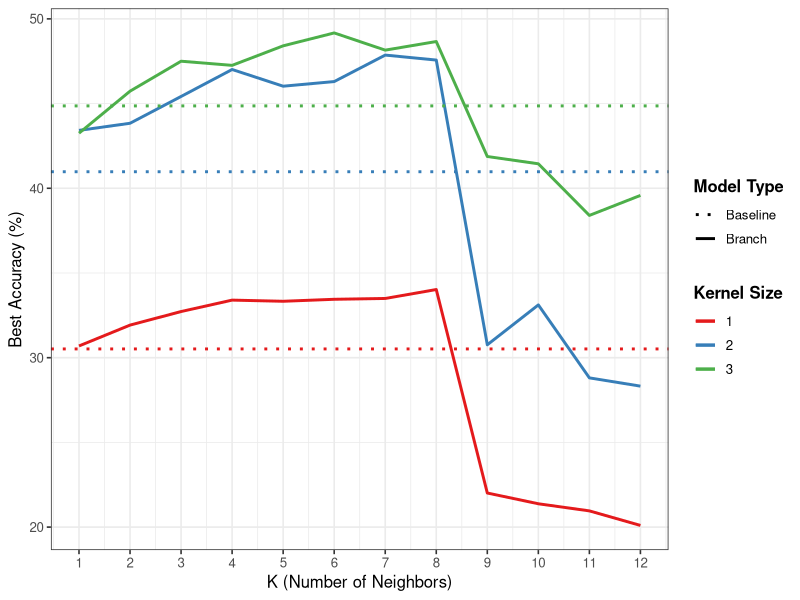

This chart was generated by the following R code:
library(tidyverse)
# The stringr package (part of tidyverse) is used for str_detect()
library(stringr)

# --- Data Reading ---
# Set your working directory and read the data using the robust read_csv()
setwd("/Users/mingikang/Developer/Convolutional-Nearest-Neighbor/Final_Output/K_test1_cos")
df <- read_csv("csv/VGG11-CIFAR100_k_test.csv")

branch_df = df %>% 
  filter(Model == "Branch")

baseline_df = df %>% 
  filter(Model == "Baseline")


# --- Step 1: Create the Plot (No processing needed!) ---
# We map the new columns directly.
k_plot <- ggplot(branch_df, aes(x = K, 
                             y = BestAcc,                # Use 'BestAcc' (or 'Last5AvgAcc') for the y-axis
                             color = factor(KS),         # Use factor(KS) for discrete colors
                             linetype = Model              # Use 'Model' for linetype
)) +
  geom_line(linewidth = 1) + # Draw the lines
  geom_hline(
    data = baseline_df, 
    aes(yintercept = BestAcc, 
        color = factor(KS), 
        linetype = Model), 
    linewidth = 1.0
  ) + 
  
  # --- Customize Scales and Legends ---
  scale_color_brewer(
    palette = "Set1",
    name = "Kernel Size" # Sets the title for the color legend
  ) +
  scale_linetype_manual(
    name = "Model Type", # Sets the title for the linetype legend
    # IMPORTANT: Update these values to match the strings in your 'Model' column
    values = c("Baseline" = "dotted", "Branch" = "solid") 
  ) +
  
  # --- Customize Axes and Labels ---
  scale_x_continuous(breaks = 1:12) + # Ensure integer ticks for K
  
  # (Optional) Adjust Y-axis breaks based on your new data's range
  # scale_y_continuous(breaks = seq(50, 60, by = 2)) + 
  
  labs(
    x = "K (Number of Neighbors)",
    y = "Best Accuracy (%)" # Updated to reflect 'BestAcc'
  ) +
  
  # --- Apply a Theme ---
  theme_bw(base_size = 12) +
  theme(
    legend.position = "right",
    plot.title = element_text(face = "bold", size = 23),
    plot.subtitle = element_text(size = 18),
    legend.title = element_text(face = "bold") # Make legend titles bold
  )

# Step 2: Display the plot
print(k_plot)

# Step 3: (Optional) Save the plot
# ggsave(
#   "path/to/your/new_plot.png",
#   plot = k_plot,
#   width = 10,
#   height = 6,
#   units = "in",
#   dpi = 300,
#   bg = "white"
# )